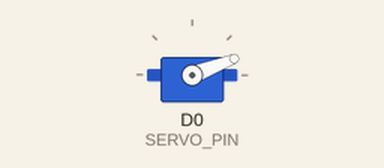
This sketch was run on a simulated ESP8266 (NodeMCU). Parts: servo. Wiring (inferred from the names in the program): servo: signal D0. Servo pulses on a pin are drawn as a servo (544–2400 µs = 0–180°).

Above: at 0.05 s.
At 0.2 s:
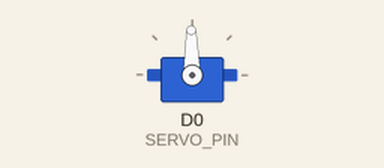
At 0.4 s:
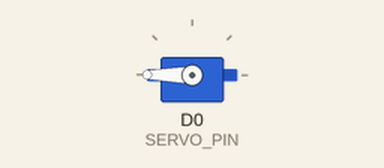
At 0.8 s:
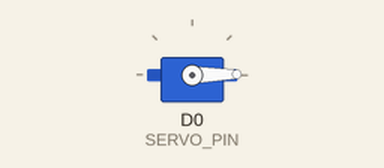
Timing chart, 0 to 3.0 s (numbered marks = the images above):
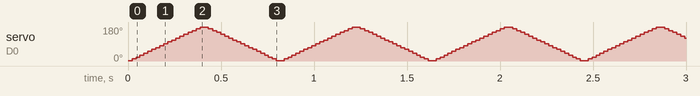

The sketch:

servo_test.ino
```cpp
/*
 * servo_test - sweep test for an SG90 servo, wired directly (no breadboard)
 *
 * NOTE: the arduino-libraries Servo (1.2.2) only implements SAMD21 timer
 * registers in its "samd" backend -- it does not compile for the Wio
 * Terminal's SAMD51 chip (GCLK/TC register layout differs). So this sketch
 * bit-bangs the servo pulse by hand instead of using <Servo.h>.
 *
 * Wiring: plug the servo's 3-wire connector straight onto the Wio
 * Terminal's 40-pin header with male-male jumpers, one wire at a time
 * (per componentes.jpeg):
 *   Signal (orange/yellow) -> D0  (header pin 13, PWM0)
 *   VCC    (red)           -> 5V  (header pin 2 or pin 4)
 *   GND    (brown/black)   -> GND (header pin 39, or 6/9/14/20/25/30/34)
 * SG90 needs ~4.8-6V to move reliably -- use the 5V pin, not 3V3.
 *
 * Boards manager : Seeed SAMD Boards -> board "Seeeduino Wio Terminal"
 */

const int SERVO_PIN = D0;  // PWM0 = pin fisico 13 del header (NO es D13)

void writeServoAngle(int angle) {
  int pulseWidth = map(angle, 0, 180, 1000, 2000);  // microseconds
  digitalWrite(SERVO_PIN, HIGH);
  delayMicroseconds(pulseWidth);
  digitalWrite(SERVO_PIN, LOW);
  delay(20);  // ~50Hz refresh rate that hobby servos expect
}

void setup() {
  pinMode(SERVO_PIN, OUTPUT);
}

const int STEP = 10;  // bigger jump per pulse = faster sweep

void loop() {
  for (int pos = 0; pos <= 180; pos += STEP) {
    writeServoAngle(pos);
  }
  for (int pos = 180; pos >= 0; pos -= STEP) {
    writeServoAngle(pos);
  }
}
```
